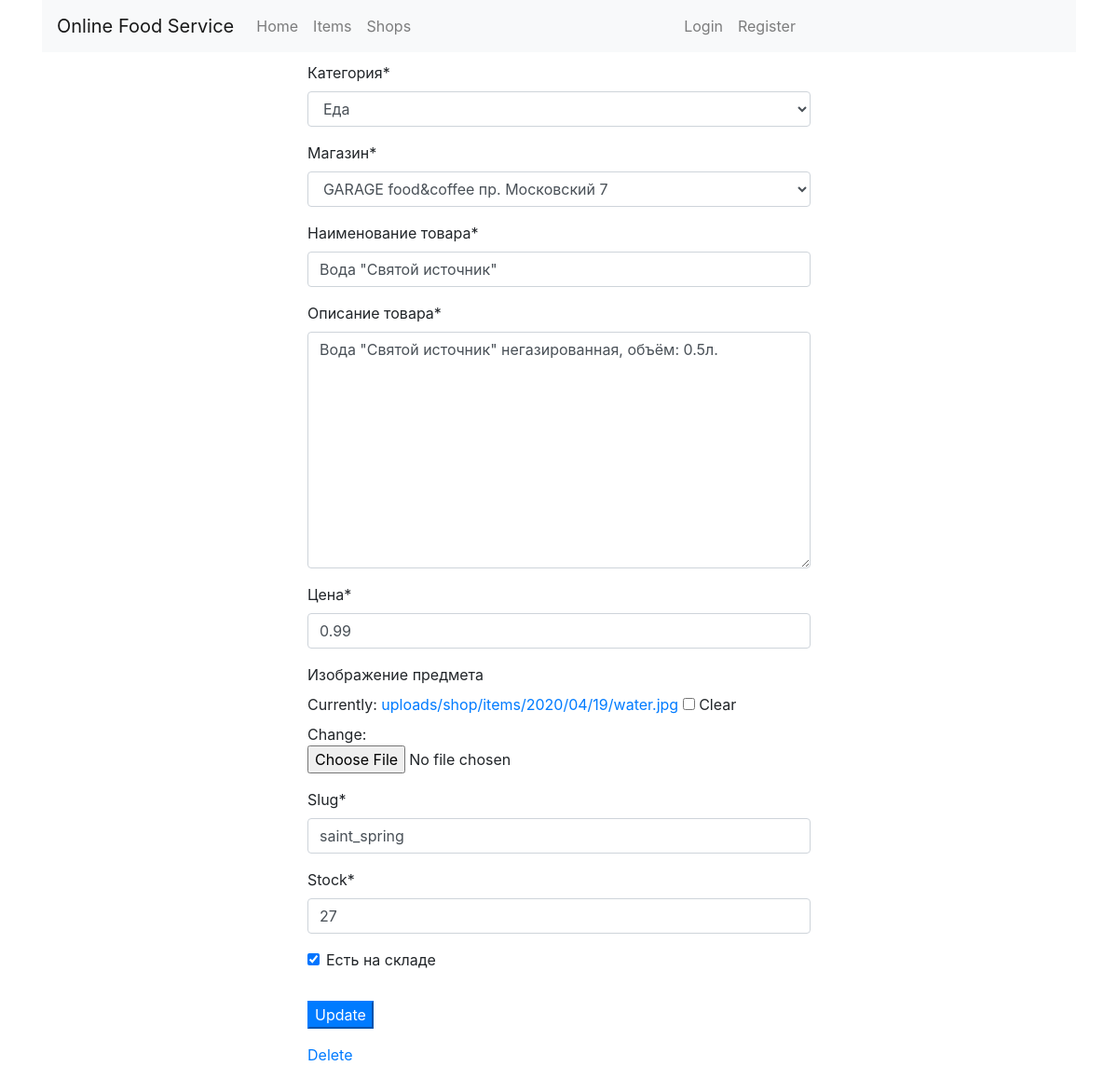
The app's page /item_update/15/, older data.
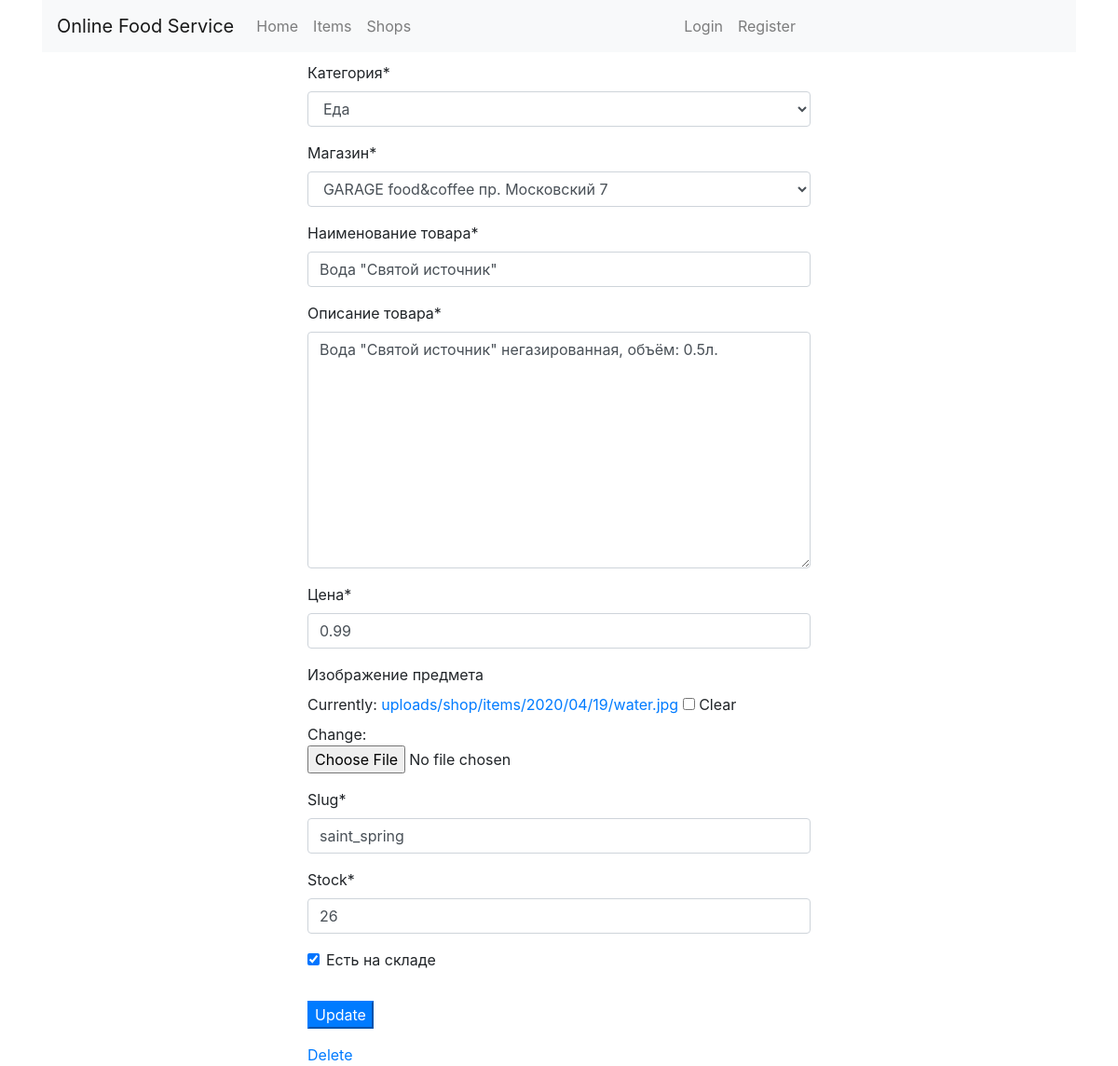
The same page, newer data.
### shop/models.py (models this page shows, shortened)
class Item(models.Model):
    category = models.ForeignKey(
        'Category',
        on_delete=models.CASCADE,
        related_name='items',
        verbose_name='Категория',
    )
    shop = models.ForeignKey(
        'Shop',
        on_delete=models.CASCADE,
        verbose_name='Магазин'
    )
    name = models.CharField(
        max_length=128,
        db_index=True,
        verbose_name='Наименование товара'
    )
    description = models.TextField(
        max_length=1024,
        verbose_name='Описание товара'
    )
    price = models.DecimalField(
        max_digits=10,
        decimal_places=2,
        verbose_name='Цена'
    )
    item_picture = models.ImageField(
        upload_to='uploads/shop/items/%Y/%m/%d',
        default=None,
        null=True,
        blank=True,
        verbose_name='Изображение предмета'
    )
    slug = models.SlugField(
        max_length=200,
        db_index=True
    )
    stock = models.PositiveIntegerField()
    available = models.BooleanField(
        default=True,
        verbose_name='Есть на складе'
    )
    created = models.DateTimeField(
        auto_now_add=True
    )
    updated = models.DateTimeField(
        auto_now=True
    )
    class Meta:
        verbose_name = 'Товар'
        verbose_name_plural = 'Товары'
        ordering = (
            'name',
        )
        index_together = (
            ('id', 'slug'),
        )

### shop/views.py (the view)
# urls.py: path('item_update/<int:pk>/', ItemUpdate.as_view(), name='item_update'),
class ItemUpdate(UpdateView):
    template_name = 'shop/item/item_create.html'
    model = Item
    form_class = ItemForm

### shop/forms.py
class ItemForm(forms.ModelForm):
    class Meta:
        model = Item
        fields = '__all__'

### cart/context_processors.py (called while the page is built)
def cart(request):
    return {'cart': Cart(request)}

### shop/models.py (called while the page is built)
    def __str__(self):
        return f'{self.name} {self.address}'

    def __str__(self):
        return self.name

### shop/templates/shop/item/item_create.html (shortened to what this page needs)
{% extends 'shop/base.html' %}
{% load crispy_forms_tags %}
{% block body %}
    <div class="col-lg-6 offset-3" style="padding-top: 10px">
        <div class="content-section">
    <form id="item_form" method="post"
          enctype="multipart/form-data">
        <fieldset class="form-group">
            {{ form|crispy }}
        </fieldset>
        <p>
            <button type="submit" class="bit btn-primary">
                {% if form.instance.id %}
                    Update
                {% else %}
                    Save
                {% endif %}
            </button>
        </p>
    </form>
    {% if form.instance.id %}
        <a href="{% url 'shop:item_delete' form.instance.id %}">
            Delete
        </a>
    {% endif %}
    </div>
    </div>
{% endblock %}

Row changes from the older to the newer data that the page shows:
changed Item "Еда": stock "27" → "26"
